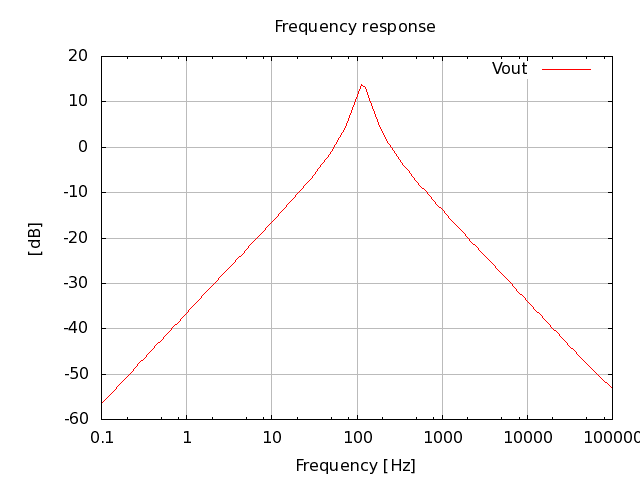

Source code (gnuplot):
# setup terminal
set term png

# setup graph
set output "26.007.00.02.02.png"
set title "Frequency response"

# setup Y-axis
set grid ytics lt 1 lw 1 lc rgb "#bbbbbb"
set mytics
set ylabel "[dB]"

#setup X-axis
set logscale x 10
set grid xtics lt 1 lw 1 lc rgb "#bbbbbb"
set xlabel "Frequency [Hz]"

# setup plot style
set style data lines
plot '26.007.00.02.02.dat' using 1:2 title "Vout"

# set output back to default
set output

# reset terminal type
set terminal pop
